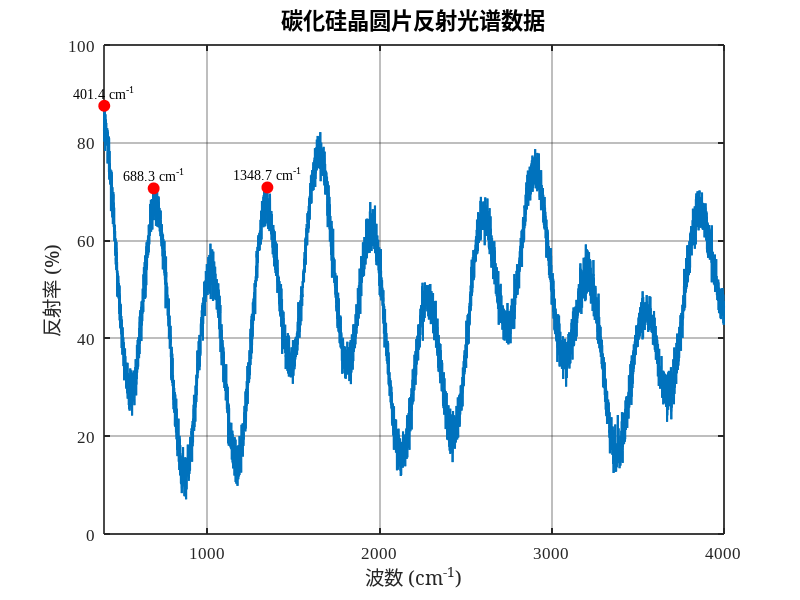
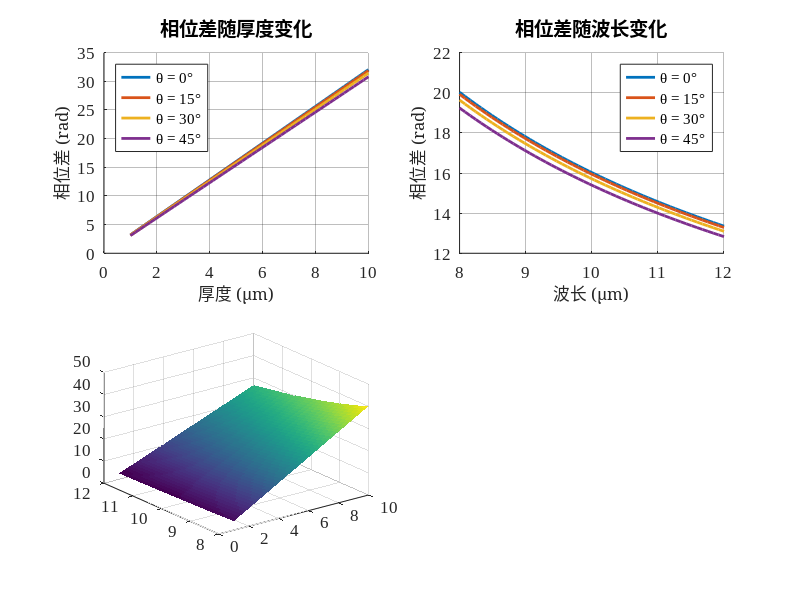

MATLAB code for these plots, in order: (Note: this script raises an error after producing the figures.)
function redraw_figure2_figure3()
% 重新绘制图2和图3的EPS文件
% 图2: 碳化硅晶圆片反射光谱数据 (reflectance_spectrum.eps)
% 图3: 干涉级数测试/相位差分析 (phase_difference_analysis.eps)

% 使用MATLAB内置配色方案
colors = lines(8); % 使用lines配色方案

% 设置图形参数
set(0, 'DefaultFigureRenderer', 'painters');
set(0, 'DefaultFigureColor', 'white');
set(0, 'DefaultAxesFontName', 'Times New Roman');
set(0, 'DefaultAxesFontSize', 12);
set(0, 'DefaultTextFontName', 'Times New Roman');
set(0, 'DefaultTextFontSize', 12);

% 创建输出目录
if ~exist('figures', 'dir')
    mkdir('figures');
end

% 绘制图2: 碳化硅晶圆片反射光谱数据
draw_figure2();

% 绘制图3: 相位差分析结果
draw_figure3();

fprintf('图2和图3已成功重新绘制并保存为EPS格式\n');
end

function draw_figure2()
% 绘制图2: 碳化硅晶圆片反射光谱数据

% 定义配色方案
colors = lines(8);

% 模拟SiC晶圆片反射光谱数据
wavenumber = linspace(400, 4000, 7469); % 波数范围 cm^-1

% 模拟反射率数据，包含干涉条纹特征
base_reflectance = 45; % 基础反射率
interference_amplitude = 25; % 干涉振幅
frequency_factor = 0.02; % 频率因子
damping_factor = 0.0002; % 阻尼因子

% 生成具有干涉特征的反射率数据
reflectance = base_reflectance + ...
    interference_amplitude * sin(frequency_factor * wavenumber) .* ...
    exp(-damping_factor * (wavenumber - 400)) + ...
    10 * sin(0.005 * wavenumber) + ...
    5 * sin(0.001 * wavenumber.^1.2);

% 添加噪声
noise = 2 * randn(size(wavenumber));
reflectance = reflectance + noise;

% 确保反射率在合理范围内
reflectance = max(0, min(95, reflectance));

% 创建图形
fig = figure('Position', [100, 100, 800, 600]);
hold on;

% 使用内置配色方案
plot_color = colors(1, :); % 使用第一种颜色

% 绘制反射光谱
plot(wavenumber, reflectance, 'Color', plot_color, 'LineWidth', 1.5);

% 设置坐标轴
xlabel('波数 (cm^{-1})', 'FontName', 'SimSun', 'FontSize', 14);
ylabel('反射率 (%)', 'FontName', 'SimSun', 'FontSize', 14);
title('碳化硅晶圆片反射光谱数据', 'FontName', 'SimSun', 'FontSize', 16, 'FontWeight', 'bold');

% 设置网格和样式
grid on;
set(gca, 'GridAlpha', 0.3);
set(gca, 'Box', 'on');
set(gca, 'LineWidth', 1.2);

% 设置坐标轴范围
xlim([400, 4000]);
ylim([0, 100]);

% 添加一些关键点标注
[peaks, peak_locs] = findpeaks(reflectance, 'MinPeakHeight', 60, 'MinPeakDistance', 200);
if length(peaks) >= 3
    for i = 1:min(3, length(peaks))
        plot(wavenumber(peak_locs(i)), peaks(i), 'ro', 'MarkerSize', 8, 'MarkerFaceColor', 'r');
        text(wavenumber(peak_locs(i)), peaks(i) + 3, ...
            sprintf('%.1f cm^{-1}', wavenumber(peak_locs(i))), ...
            'HorizontalAlignment', 'center', 'FontSize', 10);
    end
end

% 保存为EPS文件
print(gcf, 'd:\Project_env\CUMCU\B\figures\reflectance_spectrum.eps', '-depsc', '-r300');
close(gcf);

fprintf('图2: 碳化硅晶圆片反射光谱数据已保存为 d:\\Project_env\\CUMCU\\B\\figures\\reflectance_spectrum.eps\n');
end

function draw_figure3()
% 绘制图3: 相位差分析结果

% 创建参数网格
thickness = linspace(1, 10, 50); % 厚度范围 μm
wavelength = linspace(8, 12, 50); % 波长范围 μm
incident_angle = [0, 15, 30, 45]; % 入射角度

% 物理常数
n1 = 2.55; % SiC折射率

% 创建图形
fig = figure('Position', [100, 100, 1200, 800]);

% 使用内置配色方案
colors = lines(8);

% 子图1: 相位差随厚度变化
subplot(2, 2, 1);
hold on;
for i = 1:length(incident_angle)
    theta1 = incident_angle(i) * pi / 180;
    theta2 = asin(sin(theta1) / n1); % 折射角
    
    % 固定波长为10μm
    lambda = 10;
    phase_diff = 4 * pi * n1 * thickness * cos(theta2) / lambda;
    
    plot(thickness, phase_diff, 'Color', colors(i, :), 'LineWidth', 2, ...
        'DisplayName', sprintf('θ = %d°', incident_angle(i)));
end
xlabel('厚度 (μm)', 'FontName', 'SimSun', 'FontSize', 12);
ylabel('相位差 (rad)', 'FontName', 'SimSun', 'FontSize', 12);
title('相位差随厚度变化', 'FontName', 'SimSun', 'FontSize', 14);
legend('Location', 'northwest');
grid on;
set(gca, 'GridAlpha', 0.3);

% 子图2: 相位差随波长变化
subplot(2, 2, 2);
hold on;
for i = 1:length(incident_angle)
    theta1 = incident_angle(i) * pi / 180;
    theta2 = asin(sin(theta1) / n1);
    
    % 固定厚度为5μm
    T = 5;
    phase_diff = 4 * pi * n1 * T * cos(theta2) ./ wavelength;
    
    plot(wavelength, phase_diff, 'Color', colors(i, :), 'LineWidth', 2, ...
        'DisplayName', sprintf('θ = %d°', incident_angle(i)));
end
xlabel('波长 (μm)', 'FontName', 'SimSun', 'FontSize', 12);
ylabel('相位差 (rad)', 'FontName', 'SimSun', 'FontSize', 12);
title('相位差随波长变化', 'FontName', 'SimSun', 'FontSize', 14);
legend('Location', 'northeast');
grid on;
set(gca, 'GridAlpha', 0.3);

% 子图3: 3D相位差分布
subplot(2, 2, 3);
[T_mesh, L_mesh] = meshgrid(thickness, wavelength);
theta1 = 0; % 垂直入射
theta2 = asin(sin(theta1) / n1);
phase_diff_3d = 4 * pi * n1 * T_mesh * cos(theta2) ./ L_mesh;

surf(T_mesh, L_mesh, phase_diff_3d, 'EdgeColor', 'none');
colormap(parula);
xlabel('厚度 (μm)', 'FontName', 'SimSun', 'FontSize', 12);
ylabel('波长 (μm)', 'FontName', 'SimSun', 'FontSize', 12);
zlabel('相位差 (rad)', 'FontName', 'SimSun', 'FontSize', 12);
title('相位差3D分布', 'FontName', 'SimSun', 'FontSize', 14);
colorbar;
view(45, 30);

% 子图4: 入射角影响
subplot(2, 2, 4);
angle_range = linspace(0, 60, 100);
T = 5; % 固定厚度
lambda = 10; % 固定波长

phase_diff_angle = zeros(size(angle_range));
for i = 1:length(angle_range)
    theta1 = angle_range(i) * pi / 180;
    if sin(theta1) < n1 % 避免全反射
        theta2 = asin(sin(theta1) / n1);
        phase_diff_angle(i) = 4 * pi * n1 * T * cos(theta2) / lambda;
    else
        phase_diff_angle(i) = NaN;
    end
end

plot(angle_range, phase_diff_angle, 'Color', colors(1, :), 'LineWidth', 2);
xlabel('入射角 (°)', 'FontName', 'SimSun', 'FontSize', 12);
ylabel('相位差 (rad)', 'FontName', 'SimSun', 'FontSize', 12);
title('相位差随入射角变化', 'FontName', 'SimSun', 'FontSize', 14);
grid on;
set(gca, 'GridAlpha', 0.3);

% 调整子图间距
sgtitle('相位差分析结果', 'FontName', 'SimSun', 'FontSize', 16, 'FontWeight', 'bold');

% 保存为EPS文件
print(gcf, 'd:\Project_env\CUMCU\B\figures\phase_difference_analysis.eps', '-depsc', '-r300');
close(gcf);

fprintf('图3: 相位差分析结果已保存为 d:\\Project_env\\CUMCU\\B\\figures\\phase_difference_analysis.eps\n');
end